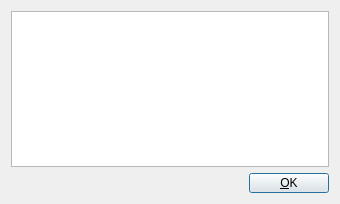
<?xml version="1.0" encoding="UTF-8"?>
<ui version="4.0">
 <class>ikecBanner</class>
 <widget class="QDialog" name="ikecBanner">
  <property name="geometry">
   <rect>
    <x>0</x>
    <y>0</y>
    <width>340</width>
    <height>204</height>
   </rect>
  </property>
  <property name="windowTitle">
   <string>Login Banner</string>
  </property>
  <property name="windowIcon">
   <iconset resource="qikec.qrc">
    <normaloff>:/png/png/ikec.png</normaloff>:/png/png/ikec.png</iconset>
  </property>
  <layout class="QVBoxLayout">
   <item>
    <widget class="QTextBrowser" name="textBrowserMOTD"/>
   </item>
   <item>
    <layout class="QHBoxLayout">
     <item>
      <spacer>
       <property name="orientation">
        <enum>Qt::Horizontal</enum>
       </property>
       <property name="sizeType">
        <enum>QSizePolicy::Expanding</enum>
       </property>
       <property name="sizeHint" stdset="0">
        <size>
         <width>386</width>
         <height>16</height>
        </size>
       </property>
      </spacer>
     </item>
     <item>
      <widget class="QPushButton" name="buttonOk">
       <property name="sizePolicy">
        <sizepolicy hsizetype="Minimum" vsizetype="Fixed">
         <horstretch>0</horstretch>
         <verstretch>0</verstretch>
        </sizepolicy>
       </property>
       <property name="maximumSize">
        <size>
         <width>32767</width>
         <height>20</height>
        </size>
       </property>
       <property name="text">
        <string>&amp;OK</string>
       </property>
       <property name="shortcut">
        <string/>
       </property>
       <property name="autoDefault">
        <bool>true</bool>
       </property>
       <property name="default">
        <bool>true</bool>
       </property>
      </widget>
     </item>
    </layout>
   </item>
  </layout>
 </widget>
 <tabstops>
  <tabstop>buttonOk</tabstop>
  <tabstop>textBrowserMOTD</tabstop>
 </tabstops>
 <resources>
  <include location="qikec.qrc"/>
  <include location="ikec.qrc"/>
 </resources>
 <connections/>
</ui>
